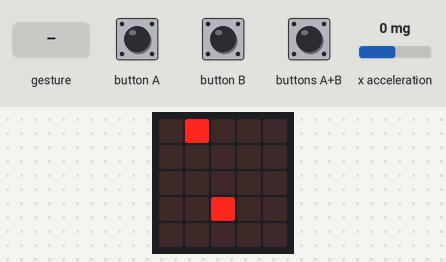
Simulated run of this program. Board: BBC micro:bit running MicroPython. Shown: the board's 5×5 LED display. Inputs (shaded band) come from the test bench; at power-on: x acceleration 0 mg. Random numbers come from a fixed seed; a tilt is held for 1.5 s and a shake lasts 1 s, then the board lies face up again.

Above: at 1.6 s.
1.7 s: x acceleration set to -1440 mg
At 2.3 s:
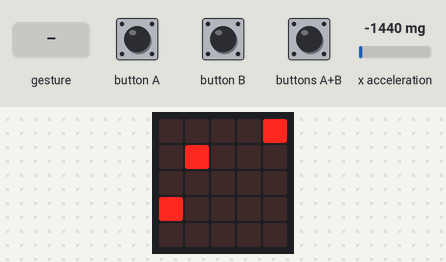
4.2 s: buttons A+B pressed for 3.2 s
At 5.5 s:
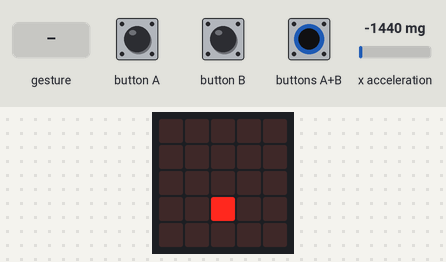
10.4 s: gesture 'shake'
At 12.3 s:
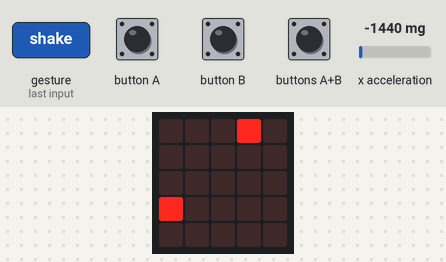
12.9 s: x acceleration set to -420 mg
15.9 s: x acceleration set to -377 mg
At 16.8 s:
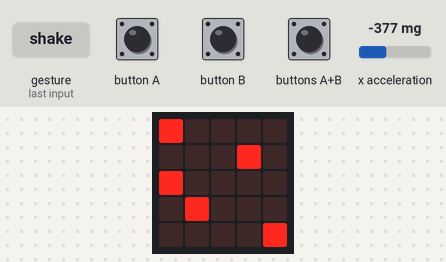
18.6 s: buttons A+B pressed for 0.15 s
At 19.5 s:
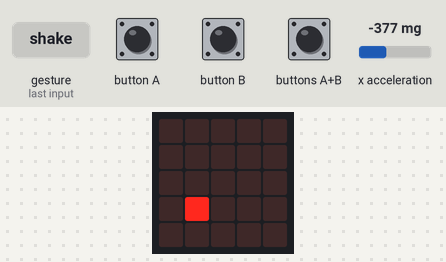
Timing chart, 0 to 21.6 s (numbered marks = the images above; inputs shaded):
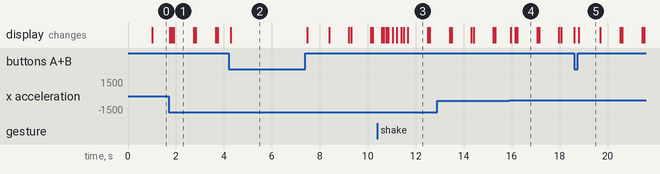

Measured:
- the behaviour switches between -400 and -399 mg on x acceleration (found by bisection; images 3 and 4)
- what the display in image 1 shows lasts 0.8 s, from 1.9 s to 2.7 s
- what the display in image 5 shows lasts 0.9 s, from 18.8 s to 19.7 s

The program:

Falling_Blocks_Tilt.py
```python
from random import randint
from microbit import *

field = [
    "00000:",
    "00000:",
    "00000:",
    "00000:"
    ]
player = 2
fruit = [0,0,0]
fruits = [[0,0],[0,0],[0,0]]
score = 0
count = 0

def reset():
    global field
    global player
    global fruit
    global fruits
    global score
    global count
    field = [
        "00000:",
        "00000:",
        "00000:",
        "00000:"
        ]
    player = 2
    fruit = [0,0,0]
    fruits = [[0,0],[0,0],[0,0]]
    score = 0
    count = 0


def convertBin(num):
    binary = [16,8,4,2,1]
    fin = ""
    for x in binary:
        if (num - x) >= 0:
            fin += "9"
            num = num - x
        else:
            fin += "0"
    return fin

def changePixel(x,y,val):
    row = field[y]
    half1 = row[0:x]
    half2 = row[x + 1:6]
    fin = half1 + val + half2
    field[y] = fin

def drawPlayer():
    global player
    changePixel(player,3,"9")

def moveRight():
    global player
    if player != 4:
        changePixel(player,3,"0")
        player += 1
        changePixel(player,3,"9")

def moveLeft():
    global player
    if player != 0:
        changePixel(player,3,"0")
        player -= 1
        changePixel(player,3,"9")

def activateFruit(fruitNum):
    if fruit[fruitNum] != 1:
        fruit[fruitNum] = 1
        x = randint(0,4)
        y = 0
        fruits[fruitNum][0] = x
        fruits[fruitNum][1] = y
        changePixel(x,y,"9")

def deactivateFruit(fruitNum):
    if fruit[fruitNum] != 0:
        fruit[fruitNum] = 0
        x = fruits[fruitNum][0]
        y = fruits[fruitNum][1]
        changePixel(x,y,"0")
        fruits[fruitNum][0] = 0
        fruits[fruitNum][1] = 0

def down(fruitNum):
    global fruits
    if fruit[fruitNum] == 1:
        x = fruits[fruitNum][0]
        y = fruits[fruitNum][1]
        changePixel(x,y,"0")
        fruits[fruitNum][1] = y + 1
        y += 1
        changePixel(x,y,"9")

"""
0 = Fruit not at player level,
1 = fruit missed player,
2 = player caught fruit
"""
def checkFruit(fruitNum):
    global fruits
    global player
    if fruit[fruitNum] == 1:
        x = fruits[fruitNum][0]
        y = fruits[fruitNum][1]
        if y == 3:
            if x == player:
                return 2
            else:
                return 1
        else:
            return 0

def freeFruit():
    ret = False
    for x in range(0,3):
        if fruit[x] == 0:
            ret = x
            break
    return ret

def printScreen():
    print(field[0])
    print(field[1])
    print(field[2])
    print(field[3])
    print(convertBin(score) + ":")

def printLED():
    img = Image(field[0] +
                field[1] +
                field[2] +
                field[3] +
                convertBin(score) + ":")

    display.show(img)

def main():
    global count
    global score
    global player
    while True:

        tilt = accelerometer.get_x()
        changePixel(player,3,"0")

        if tilt > 400:
            player = 4
        elif tilt < 400 and tilt > 200:
            player = 3
        elif tilt < 200 and tilt > -200:
            player = 2
        elif tilt < -200 and tilt > -400:
            player = 1
        elif tilt < -400:
            player = 0
        if accelerometer.was_gesture("shake") or button_a.is_pressed() and button_b.is_pressed():
            reset()


        drawPlayer()
        printLED()

        if count == 10:
            for fruitNum in range(0,3):
                down(fruitNum)
                printLED()
                result = checkFruit(fruitNum)
                if result == 1 or result == 2:
                    if result == 2:
                        score += 1
                    deactivateFruit(fruitNum)
            free = freeFruit()
            if type(free) == int:
                activateFruit(free)
            count = 0

        count += 1
        sleep(90)

main()
```
